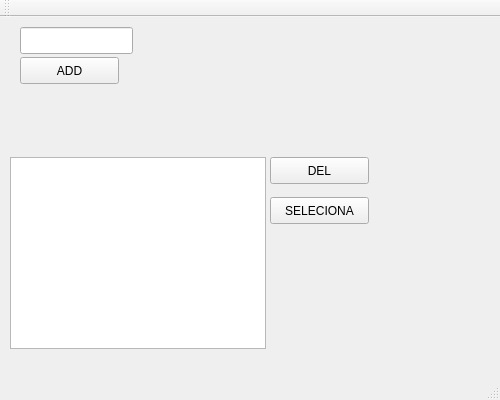
<?xml version="1.0" encoding="UTF-8"?>
<ui version="4.0">
 <class>Listas</class>
 <widget class="QMainWindow" name="Listas">
  <property name="geometry">
   <rect>
    <x>0</x>
    <y>0</y>
    <width>500</width>
    <height>400</height>
   </rect>
  </property>
  <property name="windowTitle">
   <string>Listas</string>
  </property>
  <widget class="QWidget" name="centralWidget">
   <widget class="QPushButton" name="btn_add">
    <property name="geometry">
     <rect>
      <x>20</x>
      <y>40</y>
      <width>99</width>
      <height>27</height>
     </rect>
    </property>
    <property name="text">
     <string>ADD</string>
    </property>
   </widget>
   <widget class="QLineEdit" name="lineEdit">
    <property name="geometry">
     <rect>
      <x>20</x>
      <y>10</y>
      <width>113</width>
      <height>27</height>
     </rect>
    </property>
   </widget>
   <widget class="QListWidget" name="lista">
    <property name="geometry">
     <rect>
      <x>10</x>
      <y>140</y>
      <width>256</width>
      <height>192</height>
     </rect>
    </property>
   </widget>
   <widget class="QPushButton" name="btn_del">
    <property name="geometry">
     <rect>
      <x>270</x>
      <y>140</y>
      <width>99</width>
      <height>27</height>
     </rect>
    </property>
    <property name="text">
     <string>DEL</string>
    </property>
   </widget>
   <widget class="QPushButton" name="btn_select">
    <property name="geometry">
     <rect>
      <x>270</x>
      <y>180</y>
      <width>99</width>
      <height>27</height>
     </rect>
    </property>
    <property name="text">
     <string>SELECIONA</string>
    </property>
   </widget>
  </widget>
  <widget class="QMenuBar" name="menuBar">
   <property name="geometry">
    <rect>
     <x>0</x>
     <y>0</y>
     <width>500</width>
     <height>25</height>
    </rect>
   </property>
  </widget>
  <widget class="QToolBar" name="mainToolBar">
   <attribute name="toolBarArea">
    <enum>TopToolBarArea</enum>
   </attribute>
   <attribute name="toolBarBreak">
    <bool>false</bool>
   </attribute>
  </widget>
  <widget class="QStatusBar" name="statusBar"/>
 </widget>
 <layoutdefault spacing="6" margin="11"/>
 <resources/>
 <connections/>
</ui>
